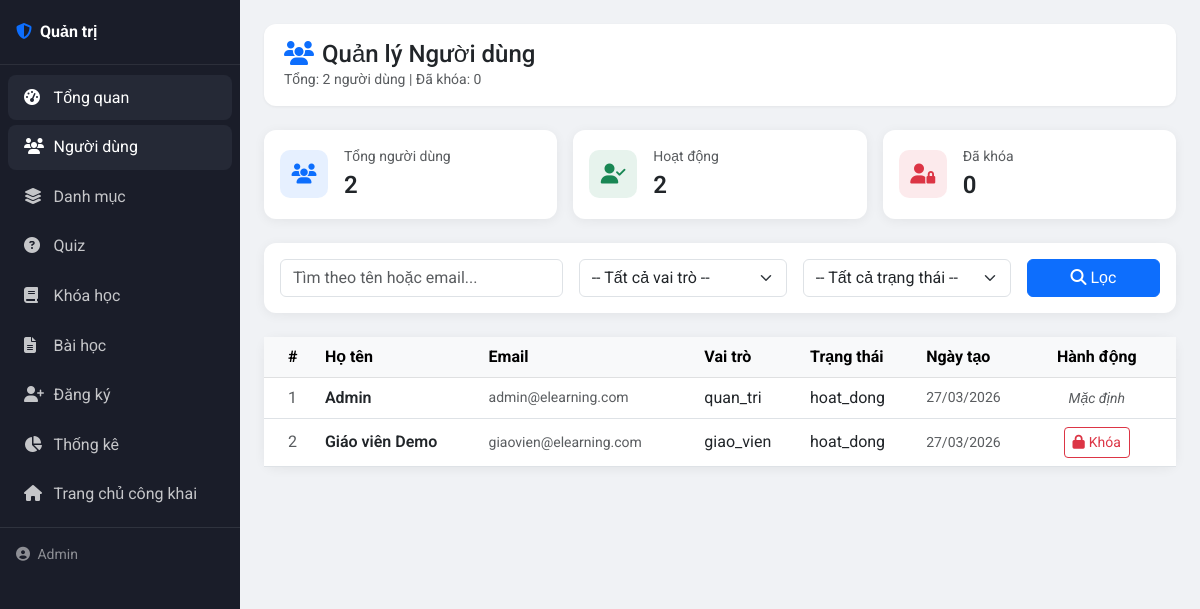
The page /admin/nguoi-dung/index.php (signed in) on the database its author committed.
### tables this page shows
CREATE TABLE IF NOT EXISTS nguoi_dung (
    id INT AUTO_INCREMENT PRIMARY KEY,
    ho_ten VARCHAR(100) NOT NULL,
    email VARCHAR(100) UNIQUE NOT NULL,
    mat_khau VARCHAR(255) NOT NULL,
    vai_tro ENUM('hoc_vien', 'giao_vien', 'quan_tri') DEFAULT 'hoc_vien',
    anh_dai_dien VARCHAR(255) DEFAULT NULL,
    ngay_tao TIMESTAMP DEFAULT CURRENT_TIMESTAMP,
    trang_thai ENUM('hoat_dong', 'khong_hoat_dong') DEFAULT 'hoat_dong'
);

### config/database.php (called while the page is built, shortened)
<?php
class Database {
    private static $instance = null;
    private $conn;
    private function __construct() {
        $this->conn = new mysqli(DB_HOST, DB_USER, DB_PASS, DB_NAME, DB_PORT);
        $this->conn->set_charset("utf8");
    }
    public static function getInstance() {
        if (!self::$instance) {
            self::$instance = new self();
        }
        return self::$instance;
    }
    public function getConnection() {
        return $this->conn;
    }
}
?>

### admin/bootstrap.php (called while the page is built, shortened)
<?php
require_once dirname(__DIR__) . '/models/auth.php';
$auth = new Auth();
$nguoi_dung_admin = $auth->layThongTinNguoiDung();

### models/auth.php (called while the page is built, shortened)
<?php
require_once __DIR__ . '/../config/database.php';
class Auth {
    public function kiemTraDangNhap() {
        return isset($_SESSION['nguoi_dung']);
    }
    public function layThongTinNguoiDung() {
        if ($this->kiemTraDangNhap()) {
            return $_SESSION['nguoi_dung'];
        }
        return null;
    }
    public function laQuanTri() {
        $u = $this->layThongTinNguoiDung();
        return ($u['vai_tro'] ?? '') === 'quan_tri';
    }
}
?>

### models/nguoi_dung.php (called while the page is built, shortened)
<?php
require_once __DIR__ . '/../config/database.php';
class NguoiDung {
    private $db;
    public function __construct() {
        $this->db = Database::getInstance()->getConnection();
    }
    public function layTatCa() {
        $stmt = $this->db->prepare("
            SELECT id, ho_ten, email, vai_tro, trang_thai, ngay_tao,
                   (SELECT COUNT(*) FROM dang_ky_khoa_hoc WHERE id_hoc_vien = nguoi_dung.id) AS so_khoa_hoc_dang_ky
            FROM nguoi_dung
            ORDER BY ngay_tao DESC
        ");
        $stmt->execute();
        return $stmt->get_result()->fetch_all(MYSQLI_ASSOC);
    }
}

### admin/nguoi-dung/index.php (the view, shortened to what this page needs)
<?php
require_once __DIR__ . '/../bootstrap.php';
require_once dirname(__DIR__) . '/../models/nguoi_dung.php';
$nd = new NguoiDung();
$ds = $nd->layTatCa();
$tu_khoa   = isset($_GET['tu_khoa']) ? trim($_GET['tu_khoa']) : '';
$tong = count($nd->layTatCa());
$da_khoa = count(array_filter($nd->layTatCa(), fn($u) => $u['trang_thai'] === 'khong_hoat_dong'));
include __DIR__ . '/../partials/layout_start.php';
?>
<div class="admin-topbar d-flex flex-wrap justify-content-between align-items-center gap-2">
    <div>
        <h1 class="h4 mb-0"><i class="fas fa-users me-2 text-primary"></i>Quản lý Người dùng</h1>
        <p class="text-muted small mb-0">Tổng: <?php echo $tong; ?> người dùng | Đã khóa: <?php echo $da_khoa; ?></p>
    </div>
</div>
<div class="row g-3 mb-4">
    <div class="col-sm-4">
        <div class="card stat-card">
            <div class="card-body d-flex align-items-center gap-3">
                <div class="icon bg-primary bg-opacity-10 text-primary"><i class="fas fa-users"></i></div>
                <div>
                    <div class="text-muted small">Tổng người dùng</div>
                    <div class="fs-4 fw-semibold"><?php echo $tong; ?></div>
                </div>
            </div>
        </div>
    </div>
    <div class="col-sm-4">
        <div class="card stat-card">
            <div class="card-body d-flex align-items-center gap-3">
                <div class="icon bg-success bg-opacity-10 text-success"><i class="fas fa-user-check"></i></div>
                <div>
                    <div class="text-muted small">Hoạt động</div>
                    <div class="fs-4 fw-semibold"><?php echo $tong - $da_khoa; ?></div>
                </div>
            </div>
        </div>
    </div>
    <div class="col-sm-4">
        <div class="card stat-card">
            <div class="card-body d-flex align-items-center gap-3">
                <div class="icon bg-danger bg-opacity-10 text-danger"><i class="fas fa-user-lock"></i></div>
                <div>
                    <div class="text-muted small">Đã khóa</div>
                    <div class="fs-4 fw-semibold"><?php echo $da_khoa; ?></div>
                </div>
            </div>
        </div>
    </div>
</div>
<div class="card stat-card mb-4">
    <div class="card-body">
        <form method="GET" class="row g-3">
            <div class="col-md-4">
                <input type="text" name="tu_khoa" class="form-control"
                       placeholder="Tìm theo tên hoặc email..."
                       value="<?php echo htmlspecialchars($tu_khoa); ?>">
            </div>
            <div class="col-md-3">
                <select name="vai_tro" class="form-select">
                    <option value="">-- Tất cả vai trò --</option>
                </select>
            </div>
            <div class="col-md-3">
                <select name="trang_thai" class="form-select">
                    <option value="">-- Tất cả trạng thái --</option>
                </select>
            </div>
            <div class="col-md-2">
                <button type="submit" class="btn btn-primary w-100">
                    <i class="fas fa-search me-1"></i>Lọc
                </button>
            </div>
        </form>
    </div>
</div>
<div class="card stat-card">
    <div class="card-body p-0">
        <?php if (empty($ds)): ?>
            <div class="text-center text-muted py-5">
                <i class="fas fa-users-slash fa-3x mb-3"></i>
                <p class="mb-0">Không tìm thấy người dùng nào.</p>
            </div>
        <?php else: ?>
            <div class="table-responsive">
                <table class="table table-hover align-middle mb-0">
                    <thead class="table-light">
                        <tr>
                            <th class="ps-4">#</th>
                            <th>Họ tên</th>
                            <th>Email</th>
                            <th>Vai trò</th>
                            <th>Trạng thái</th>
                            <th>Ngày tạo</th>
                            <th class="pe-4 text-center">Hành động</th>
                        </tr>
                    </thead>
                    <tbody>
                        <?php foreach ($ds as $i => $u): ?>
                            <?php
                            $vai_tro_labels = [
                                'hoc_vien'  => '<span class="badge bg-secondary">Học viên</span>',
                                'giao_vien' => '<span class="badge bg-info text-dark">Giáo viên</span>',
                                'quan_tri'  => '<span class="badge bg-primary">Quản trị</span>',
                            ];
                            $trang_thai_labels = [
                                'hoat_dong'        => '<span class="badge bg-success">Hoạt động</span>',
                                'khong_hoat_dong'  => '<span class="badge bg-danger">Đã khóa</span>',
                            ];
                            ?>
                            <tr>
                                <td class="ps-4 text-muted"><?php echo $i + 1; ?></td>
                                <td>
                                    <div class="fw-semibold"><?php echo htmlspecialchars($u['ho_ten']); ?></div>
                                </td>
                                <td class="text-muted small"><?php echo htmlspecialchars($u['email']); ?></td>
                                <td><?php echo $vai_tro_labels[$u['vai_tro']] ?? $u['vai_tro']; ?></td>
                                <td><?php echo $trang_thai_labels[$u['trang_thai']] ?? $u['trang_thai']; ?></td>
                                <td class="text-muted small"><?php echo date('d/m/Y', strtotime($u['ngay_tao'])); ?></td>
                                <td class="pe-4 text-center">
                                    <?php if ($u['vai_tro'] !== 'quan_tri'): ?>
                                        <?php if ($u['trang_thai'] === 'hoat_dong'): ?>
                                            <a href="?action=khoa&id=<?php echo $u['id']; ?>"
                                               class="btn btn-outline-danger btn-sm"
                                               onclick="return confirm('Khóa tài khoản <?php echo htmlspecialchars($u['ho_ten']); ?>?')">
                                                <i class="fas fa-lock me-1"></i>Khóa
                                            </a>
                                        <?php endif; ?>
                                    <?php else: ?>
                                        <span class="text-muted small fst-italic">Mặc định</span>
                                    <?php endif; ?>
                                </td>
                            </tr>
                        <?php endforeach; ?>
                    </tbody>
                </table>
            </div>
        <?php endif; ?>
    </div>
</div>
<?php include __DIR__ . '/../partials/layout_end.php'; ?>

### admin/partials/layout_start.php (shortened to what this page needs)
<!DOCTYPE html>
<html lang="vi">
<head>
    <link href="https://cdn.jsdelivr.net/npm/bootstrap@5.3.0/dist/css/bootstrap.min.css" rel="stylesheet">
    <link href="https://cdnjs.cloudflare.com/ajax/libs/font-awesome/6.4.0/css/all.min.css" rel="stylesheet">
</head>
<body>
    <nav class="admin-sidebar">
        <div class="brand">
            <i class="fas fa-shield-halved me-2 text-primary"></i>Quản trị
        </div>
        <ul class="nav flex-column py-2">
            <li class="nav-item">
                <a class="nav-link <?php if (basename($_SERVER['SCRIPT_NAME']) === 'index.php' && !isset($_GET['p'])) echo 'active'; ?>" href="<?php echo SITE_URL; ?>/admin/index.php">
                    <i class="fas fa-gauge-high me-2"></i>Tổng quan
                </a>
            </li>
            <li class="nav-item">
                <a class="nav-link <?php if (strpos($_SERVER['SCRIPT_NAME'], 'nguoi-dung') !== false) echo 'active'; ?>" href="<?php echo SITE_URL; ?>/admin/nguoi-dung/index.php">
                    <i class="fas fa-users me-2"></i>Người dùng
                </a>
            </li>
            <li class="nav-item">
                <a class="nav-link <?php if (strpos($_SERVER['SCRIPT_NAME'], 'danh-muc') !== false) echo 'active'; ?>" href="<?php echo SITE_URL; ?>/admin/danh-muc/index.php">
                    <i class="fas fa-layer-group me-2"></i>Danh mục
                </a>
            </li>
            <li class="nav-item">
                <a class="nav-link <?php if (strpos($_SERVER['SCRIPT_NAME'], 'quiz') !== false) echo 'active'; ?>" href="<?php echo SITE_URL; ?>/admin/quiz/index.php">
                    <i class="fas fa-circle-question me-2"></i>Quiz
                </a>
            </li>
            <li class="nav-item">
                <a class="nav-link <?php if (strpos($_SERVER['SCRIPT_NAME'], 'khoa-hoc') !== false) echo 'active'; ?>" href="<?php echo SITE_URL; ?>/admin/khoa-hoc/index.php">
                    <i class="fas fa-book me-2"></i>Khóa học
                </a>
            </li>
            <li class="nav-item">
                <a class="nav-link <?php if (strpos($_SERVER['SCRIPT_NAME'], 'bai-hoc') !== false) echo 'active'; ?>" href="<?php echo SITE_URL; ?>/admin/bai-hoc/index.php">
                    <i class="fas fa-file-lines me-2"></i>Bài học
                </a>
            </li>
            <li class="nav-item">
                <a class="nav-link <?php if (strpos($_SERVER['SCRIPT_NAME'], 'dang-ky') !== false) echo 'active'; ?>" href="<?php echo SITE_URL; ?>/admin/dang-ky/index.php">
                    <i class="fas fa-user-plus me-2"></i>Đăng ký
                </a>
            </li>
            <li class="nav-item">
                <a class="nav-link <?php if (strpos($_SERVER['SCRIPT_NAME'], 'thong-ke') !== false) echo 'active'; ?>" href="<?php echo SITE_URL; ?>/admin/thong-ke/index.php">
                    <i class="fas fa-chart-pie me-2"></i>Thống kê
                </a>
            </li>
            <li class="nav-item">
                <a class="nav-link" href="<?php echo SITE_URL; ?>/views/home/index.php">
                    <i class="fas fa-house me-2"></i>Trang chủ công khai
                </a>
            </li>
        </ul>
        <div class="p-3 border-top border-secondary border-opacity-25 small text-white-50 mt-auto">
            <i class="fas fa-user-circle me-1"></i>
            <?php echo htmlspecialchars($nguoi_dung_admin['ho_ten'] ?? ''); ?>
        </div>
    </nav>
    <div class="admin-main">

### admin/partials/layout_start.php (style rules this page uses)
:root { --admin-sidebar: #1a1d29; --admin-sidebar-hover: #252936; --admin-body: #f0f2f5; }
body { font-family: 'Roboto', sans-serif; background: var(--admin-body); min-height: 100vh; }
.admin-sidebar { background: var(--admin-sidebar); min-height: 100vh; color: #e8eaed; position: fixed; top: 0; bottom: 0; left: 0; width: 240px; z-index: 1000; overflow-y: auto; }
.admin-sidebar .brand { padding: 1.25rem 1rem; border-bottom: 1px solid rgba(255,255,255,0.08); font-weight: 700; color: #fff; }
.admin-sidebar .nav-link { color: rgba(255,255,255,0.75); padding: 0.65rem 1rem; border-radius: 8px; margin: 0.15rem 0.5rem; }
.admin-sidebar .nav-link:hover, .admin-sidebar .nav-link.active { background: var(--admin-sidebar-hover); color: #fff; }
.admin-sidebar .nav-link i { width: 1.35rem; }
.admin-main { margin-left: 240px; padding: 1.5rem; }
.admin-topbar { background: #fff; border-radius: 12px; padding: 1rem 1.25rem; box-shadow: 0 1px 3px rgba(0,0,0,0.06); margin-bottom: 1.5rem; }
.stat-card { border: none; border-radius: 12px; box-shadow: 0 2px 12px rgba(0,0,0,0.06); }
.stat-card .icon { width: 48px; height: 48px; border-radius: 10px; display: flex; align-items: center; justify-content: center; font-size: 1.25rem; }

### rows shown on the page
nguoi_dung: ho_ten "Admin", email "admin@elearning.com", vai_tro "quan_tri", trang_thai "hoat_dong", ngay_tao "27/03/2026", shows "Mặc định"
nguoi_dung: ho_ten "Giáo viên Demo", email "giaovien@elearning.com", vai_tro "giao_vien", trang_thai "hoat_dong", ngay_tao "27/03/2026"

### other values the page prints
$tong "2"
$da_khoa "0"
$tong - $da_khoa "2"
